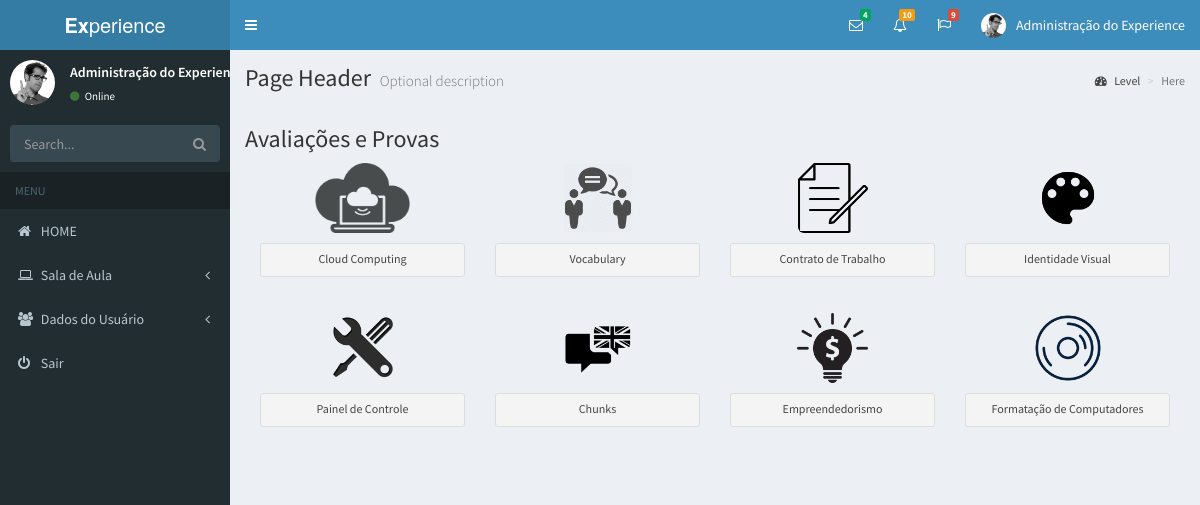
Screenshot of /app/index.php?page=Tests (signed in) with the database file from the repository.
### tables this page shows
CREATE TABLE IF NOT EXISTS `aulas` (
  `id` int(11) NOT NULL AUTO_INCREMENT,
  `numero_aula` int(1) NOT NULL,
  `titulo_aula` varchar(255) NOT NULL,
  `img_capa` varchar(255) DEFAULT 'img/default',
  `img_docs` varchar(255) DEFAULT 'img/img00',
  `link_apresentacao` varchar(255) DEFAULT '?',
  `link_documento` varchar(255) DEFAULT '?',
  PRIMARY KEY (`id`)
);

### app/pages/Tests.php (the view, shortened to what this page needs)
<h3>Avaliações e Provas</h3>
<?php
  $QueryBuscarAulas = "SELECT * FROM aulas";
  $ExeQrBuscarAulas = mysql_query($QueryBuscarAulas);
while($returnAulasCurso = mysql_fetch_assoc($ExeQrBuscarAulas)){
  ?>
  <article class="col-xs-12 col-sm-3 col-md-3 col-lg-3" style="margin-bottom: 30px">
    <a href="?page=Tests&Aula=<?php echo $returnAulasCurso['numero_aula'] ?>">
        <div class="form-group" style="min-height: 120px;margin:0 auto;">
            <img src="../img/buttons/<?php echo $returnAulasCurso['numero_aula'] ?>.png" class="img-responsive img-rounded" style="max-height: 70px;max-width: 100%;margin: 0 auto 10px;">
            <span class="btn btn-default form-control" style="width: 100%;font-size: 12px"><?php echo $returnAulasCurso['titulo_aula'] ?></span>
        </div>
    </a>
  </article>
  <?php
}
?>
<div class="clearfix"></div>

### rows the page displays
aulas: shows a picture, titulo_aula "Cloud Computing"
aulas: shows a picture, titulo_aula "Vocabulary"
aulas: shows a picture, titulo_aula "Contrato de Trabalho"
aulas: shows a picture, titulo_aula "Identidade Visual"
aulas: shows a picture, titulo_aula "Painel de Controle"
aulas: shows a picture, titulo_aula "Chunks"
aulas: shows a picture, titulo_aula "Empreendedorismo"
aulas: shows a picture, titulo_aula "Formatação de Computadores"

### other values shown
$NomeLogado "Administração do Experience"
$NomeLogado "Administração do…"
